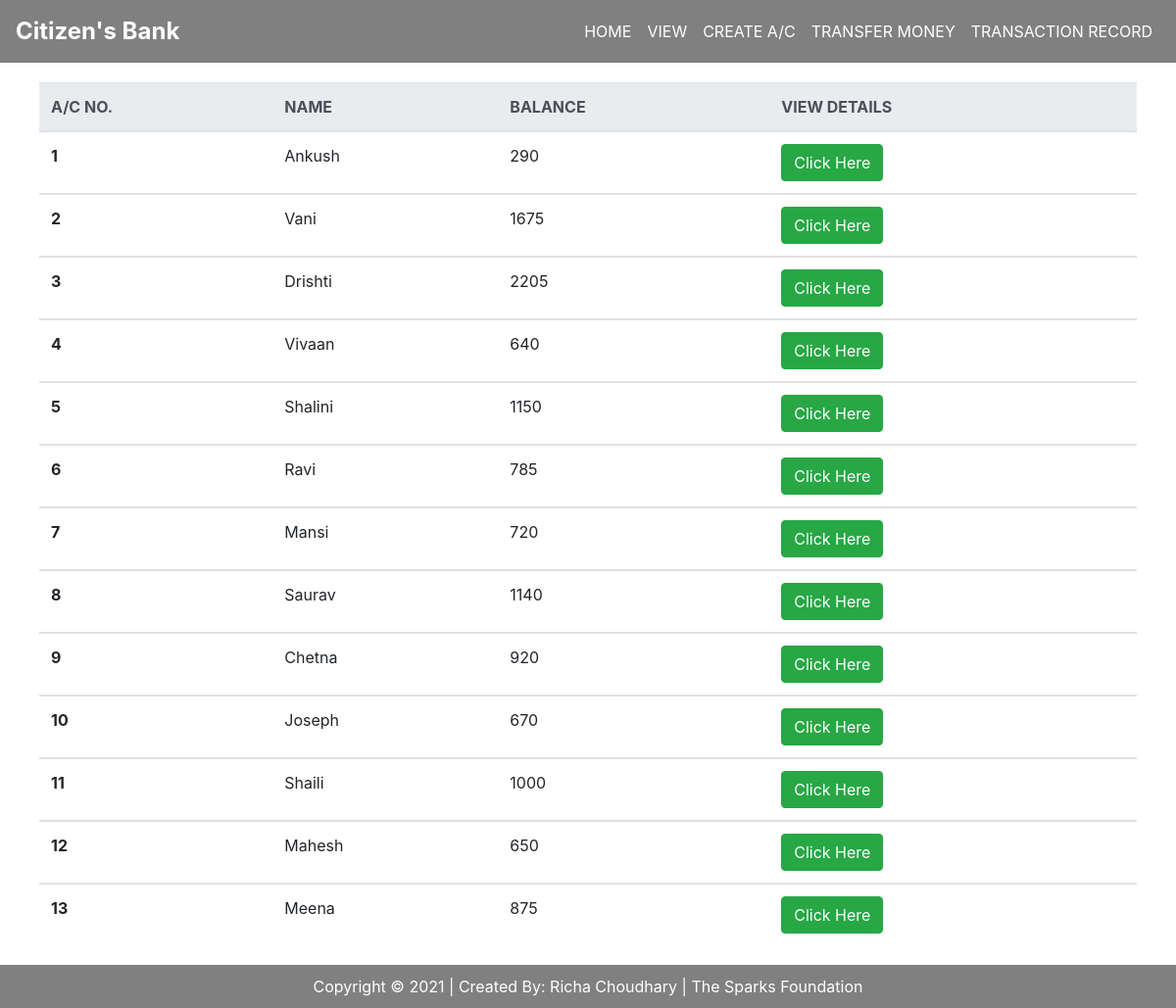
The page /view.php on the database its author committed.
### tables this page shows
CREATE TABLE `details` (
  `id` int(11) NOT NULL,
  `name` varchar(25) NOT NULL,
  `balance` bigint(20) NOT NULL,
  `phone` bigint(11) NOT NULL,
  `address` varchar(50) NOT NULL
);

### view.php (the view, shortened to what this page needs)
<?php
    include "navigation.php";
?>
<div class="table-responsive-md">
<table class="table" method="post">
  <thead class="thead-light">
    <tr>
      <th scope="col">A/C NO.</th>
      <th scope="col">NAME</th>
      <th scope="col">BALANCE</th>
      <th scope="col">VIEW DETAILS</th>
    </tr>
  </thead>
<?php
    $conn = mysqli_connect("localhost","root", "", "basic banking sys project") or die("Connection Failed");
    $sql = "SELECT * FROM details";
    $result = mysqli_query($conn, $sql) or die("Query Unsuccessful");
    if(mysqli_num_rows($result) > 0){
        while($row = mysqli_fetch_assoc($result)){
?>
  <tbody>
    <tr>
      <th scope="row"> <?php echo $row['id']; ?> </th>
      <td> <?php echo $row['name']; ?> </td>
      <td> <?php echo $row['balance']; ?> </td>
      <td> <a class="btn btn-success" href='acc_details.php?id=<?php echo $row['id']; ?>'>Click Here</a> </td>
    </tr>
    <?php
        }
    }
   ?>
  </tbody>
</table>
</div>
<?php
    include "footer.php";
?>

### style.css (style rules this page uses)
.table-responsive-md { margin: 20px 40px; }

### rows shown on the page
details: id "1", name "Ankush", balance "290"
details: id "2", name "Vani", balance "1675"
details: id "3", name "Drishti", balance "2205"
details: id "4", name "Vivaan", balance "640"
details: id "5", name "Shalini", balance "1150"
details: id "6", name "Ravi", balance "785"
details: id "7", name "Mansi", balance "720"
details: id "8", name "Saurav", balance "1140"
details: id "9", name "Chetna", balance "920"
details: id "10", name "Joseph", balance "670"
details: id "11", name "Shaili", balance "1000"
details: id "12", name "Mahesh", balance "650"
details: id "13", name "Meena", balance "875"
